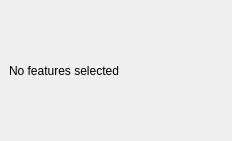
<?xml version="1.0" encoding="UTF-8"?>
<ui version="4.0">
 <class>AttributeWindowDockWidgetBase</class>
 <widget class="QDockWidget" name="AttributeWindowDockWidgetBase">
  <property name="geometry">
   <rect>
    <x>0</x>
    <y>0</y>
    <width>232</width>
    <height>141</height>
   </rect>
  </property>
  <property name="windowTitle">
   <string>Feature Attribute Window</string>
  </property>
  <widget class="QWidget" name="dockWidgetContents">
   <layout class="QGridLayout" name="gridLayout">
    <item row="0" column="0">
     <widget class="QLabel" name="label">
      <property name="text">
       <string>No features selected</string>
      </property>
     </widget>
    </item>
   </layout>
  </widget>
 </widget>
 <resources/>
 <connections/>
</ui>
